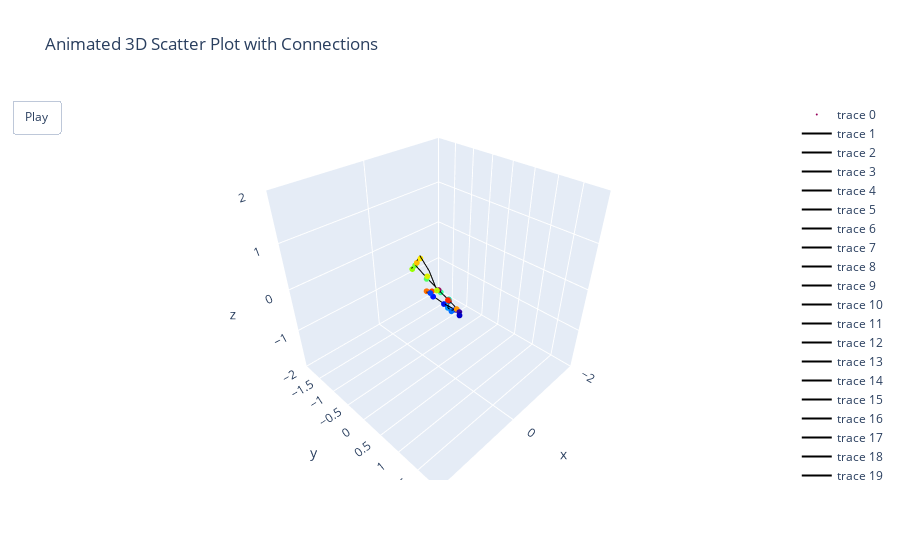

The notebook cell this image was saved under:
### Markdown cell above
## Visualize Results

### Code cell
render_video(val_data[0][0][2][:, :, :3])

### Figure 1 — Plotly figure (JSON) as saved in the notebook; plotly's stock layout.template omitted (floating-point values rounded to 4 significant figures)
{"data": [{"marker": {"color": [1, 2, 3, 4, 5, 6, 7, 8, 9, 10, 11, 12, 13, 14, 15, 16, 17, 18, 19, 20, 21, 22, 23, 24, 25], "colorscale": [[0, "rgb(150,0,90)"], [0.125, "rgb(0,0,200)"], [0.25, "rgb(0,25,255)"], [0.375, "rgb(0,152,255)"], [0.5, "rgb(44,255,150)"], [0.625, "rgb(151,255,0)"], [0.75, "rgb(255,234,0)"], [0.875, "rgb(255,111,0)"], [1, "rgb(255,0,0)"]], "size": 2}, "mode": "markers", "type": "scatter3d", "x": [0, 0.02588, 0.0415, 0.1348, -0.03223, 0.009277, 0.08301, 0.09326, 0.07275, -0.02441, 0.009766, 0.02197, -0.06738, 0.0004883, -0.02246, -0.008301, 0.05273, -0.021, -0.08252, -0.05762, 0.03809, 0.1211, 0.05469, 0.05273, 0.02002], "y": [0, 0.2937, 0.5791, 0.6685, 0.4148, 0.153, -0.06433, -0.1292, 0.4099, 0.2242, 0.2722, 0.2886, -0.00927, -0.3225, -0.6694, -0.7402, 0.009178, -0.3252, -0.5762, -0.6553, 0.5088, -0.2028, -0.1262, 0.2981, 0.2937], "z": [0, -0.08398, -0.1836, -0.1602, -0.2617, -0.2441, -0.1445, -0.08789, -0.2402, -0.3145, -0.123, -0.05664, -0.0918, 0.1016, 0.2383, 0.1309, 0.02148, 0.1484, 0.4121, 0.291, -0.1562, -0.06836, -0.06445, -0.05078, -0.07812]}, {"line": {"color": "black", "width": 2}, "mode": "lines", "type": "scatter3d", "x": [0, 0.01123], "y": [0, 0.2878], "z": [0, -0.08789]}, {"line": {"color": "black", "width": 2}, "mode": "lines", "type": "scatter3d", "x": [0.01123, 0.01562], "y": [0.2878, 0.4985], "z": [-0.08789, -0.1641]}, {"line": {"color": "black", "width": 2}, "mode": "lines", "type": "scatter3d", "x": [0.01562, 0.01514], "y": [0.4985, 0.5679], "z": [-0.1641, -0.1934]}, {"line": {"color": "black", "width": 2}, "mode": "lines", "type": "scatter3d", "x": [0.01514, 0.09229], "y": [0.5679, 0.6694], "z": [-0.1934, -0.1719]}, {"line": {"color": "black", "width": 2}, "mode": "lines", "type": "scatter3d", "x": [0.01562, 0.06494], "y": [0.4985, 0.4089], "z": [-0.1641, -0.2246]}, {"line": {"color": "black", "width": 2}, "mode": "lines", "type": "scatter3d", "x": [0.06494, -0.0249], "y": [0.4089, 0.2267], "z": [-0.2246, -0.3184]}, {"line": {"color": "black", "width": 2}, "mode": "lines", "type": "scatter3d", "x": [-0.0249, 0.008301], "y": [0.2267, 0.2744], "z": [-0.3184, -0.127]}, {"line": {"color": "black", "width": 2}, "mode": "lines", "type": "scatter3d", "x": [0.008301, 0.02051], "y": [0.2744, 0.2905], "z": [-0.127, -0.05859]}, {"line": {"color": "black", "width": 2}, "mode": "lines", "type": "scatter3d", "x": [0.02051, 0.05127], "y": [0.2905, 0.3], "z": [-0.05859, -0.05469]}, {"line": {"color": "black", "width": 2}, "mode": "lines", "type": "scatter3d", "x": [0.02051, 0.0166], "y": [0.2905, 0.2952], "z": [-0.05859, -0.08008]}, {"line": {"color": "black", "width": 2}, "mode": "lines", "type": "scatter3d", "x": [0.01562, -0.03809], "y": [0.4985, 0.4036], "z": [-0.1641, -0.2676]}, {"line": {"color": "black", "width": 2}, "mode": "lines", "type": "scatter3d", "x": [-0.03809, -0.0004883], "y": [0.4036, 0.151], "z": [-0.2676, -0.2461]}, {"line": {"color": "black", "width": 2}, "mode": "lines", "type": "scatter3d", "x": [-0.0004883, 0.07031], "y": [0.151, -0.06082], "z": [-0.2461, -0.1484]}, {"line": {"color": "black", "width": 2}, "mode": "lines", "type": "scatter3d", "x": [0.07031, 0.07959], "y": [-0.06082, -0.1245], "z": [-0.1484, -0.09961]}, {"line": {"color": "black", "width": 2}, "mode": "lines", "type": "scatter3d", "x": [0.07959, 0.1318], "y": [-0.1245, -0.1929], "z": [-0.09961, -0.07617]}, {"line": {"color": "black", "width": 2}, "mode": "lines", "type": "scatter3d", "x": [0.07959, 0.0376], "y": [-0.1245, -0.1093], "z": [-0.09961, -0.08789]}, {"line": {"color": "black", "width": 2}, "mode": "lines", "type": "scatter3d", "x": [0, 0.0498], "y": [0, 0.008621], "z": [0, 0.01953]}, {"line": {"color": "black", "width": 2}, "mode": "lines", "type": "scatter3d", "x": [0.0498, -0.04346], "y": [0.008621, -0.2949], "z": [0.01953, 0.2754]}, {"line": {"color": "black", "width": 2}, "mode": "lines", "type": "scatter3d", "x": [-0.04346, -0.09863], "y": [-0.2949, -0.6069], "z": [0.2754, 0.457]}, {"line": {"color": "black", "width": 2}, "mode": "lines", "type": "scatter3d", "x": [-0.09863, -0.07373], "y": [-0.6069, -0.6689], "z": [0.457, 0.3223]}, {"line": {"color": "black", "width": 2}, "mode": "lines", "type": "scatter3d", "x": [0, -0.06689], "y": [0, -0.008591], "z": [0, -0.08984]}, {"line": {"color": "black", "width": 2}, "mode": "lines", "type": "scatter3d", "x": [-0.06689, -0.01465], "y": [-0.008591, -0.3308], "z": [-0.08984, 0.1113]}, {"line": {"color": "black", "width": 2}, "mode": "lines", "type": "scatter3d", "x": [-0.01465, -0.03027], "y": [-0.3308, -0.6782], "z": [0.1113, 0.248]}, {"line": {"color": "black", "width": 2}, "mode": "lines", "type": "scatter3d", "x": [-0.03027, 0.002441], "y": [-0.6782, -0.7466], "z": [0.248, 0.1465]}], "layout": {"scene": {"xaxis": {"range": [-2, 2]}, "yaxis": {"range": [-2, 2]}, "zaxis": {"range": [-2, 2]}}, "sliders": [{}], "title": {"text": "Animated 3D Scatter Plot with Connections"}, "updatemenus": [{"buttons": [{"args": [null, {"frame": {"duration": 100, "redraw": true}, "fromcurrent": true}], "label": "Play", "method": "animate"}], "showactive": false, "type": "buttons"}]}}
